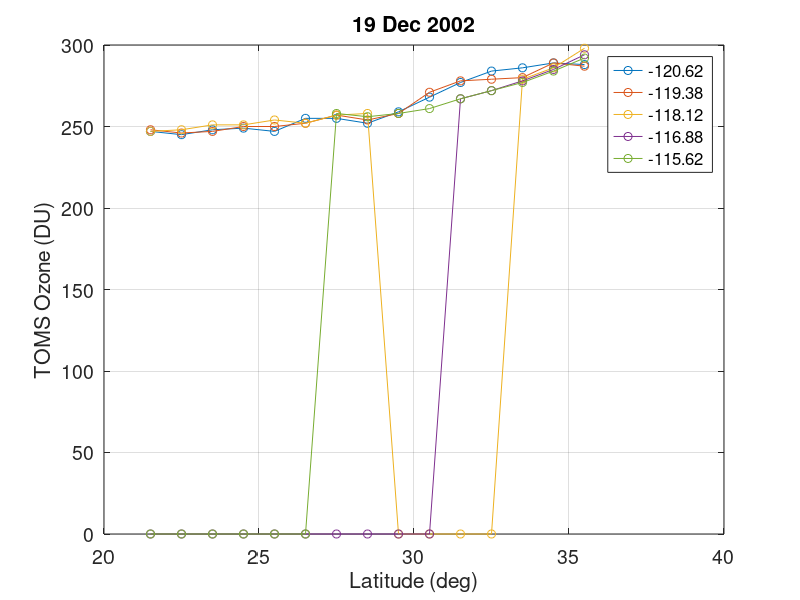

Write MATLAB code to recreate this figure. (Note: this script raises an error after producing the figure.)
%plot_TOMSozone_vs_lat.m
datestr='17 Dec 2002';
lonTOMS=[-128.125 -126.875 -125.625 -124.375 -123.125 -121.875 -120.625 -119.375 -118.125 ]; 
latTOMS=[33.5 34.5 35.5 36.5 37.5 38.5 39.5 40.5 41.5];
OzoneTOMS=[...
 265     264     265     261     259     261     265     267       0; 
 270     273     276     272     270     273     274     272     270; 
 283     284     287     286     282     282     280     279     283; 
 295     294     297     294     290     291     294     295     284; 
 311     307     310     304     298     306     311     301     295; 
 339     325     326     325     325     321     331     320     311; 
 351     344     348     339     342     338     341     337     334; 
 362     362     354     351     349     351     346     347     351; 
 363     371     363     358     358     358     356     353     351]; 

idxlatuse=[3:9];
idxlonuse=[3:8];

datestr='19 Dec 2002';
lonTOMS=[-120.625 -119.375 -118.125 -116.875 -115.625];
latTOMS=[21.5:1:35.5];
%following for 12/19/02
OzoneTOMS19=[...
  247     248     247       0       0; 
  245     246     248       0       0; 
  248     247     251       0       0; 
  249     250     251       0       0; 
  247     250     254       0       0; 
  255     252     252       0       0; 
  255     257     257       0     258; 
  252     254     258       0     256; 
  259     258       0       0     258; 
  268     271       0       0     261; 
  277     278       0     267     267; 
  284     279       0     272     272; 
  286     280     279     278     277; 
  289     289     286     285     284; 
  288     287     298     294     292;] 

idxlatuse=[1:15];
idxlonuse=[1:5];

%following for 12/20/02
OzoneTOMS20=[...                            
  248     248     245     246     247;
  251     249     249     249     249; 
  249     249     248     251     250; 
  251     248     248     248     248; 
  258     256     257     255     253; 
  263     260     258     258     260; 
  269     266     267     261     258; 
  277     278     274     274     269; 
  283     285     285     287     276; 
  288     292     293     299     283; 
  292     292     293     301     289; 
  294     296     299     298     293; 
  301     306     304     297     297; 
  311     315     308     304     300; 
  319     326     327     336     315;]
  
idxlatuse=[1:15];
idxlonuse=[1:5];

OzoneTOMS=OzoneTOMS19;

figure  
plot(latTOMS(idxlatuse),OzoneTOMS(idxlatuse,idxlonuse),'o-')
xlabel('Latitude (deg)','FontSize',14)
ylabel('TOMS Ozone (DU)','FontSize',14)
title(datestr,'FontSize',14)
set(gca,'FontSize',14)
grid on

legstr='';
for i=1:length(lonTOMS(idxlonuse)),
    legstr=[legstr;sprintf('%6.2f ',lonTOMS(idxlonuse(i)))];
end
lleg=legend(legstr);
set(lleg,'FontSize',12)
ht=text(35,370,'Longitude:');
set(ht,'FontSize',12)

%now read GH archive file and overplot
[numlines_info,info_sav,UTdechr,Latitude,Longitude,GPS_alt_km,Press_alt_km,Pressmb,...
	  Wvlnm,CWV_cm,CWVunc_cm,O3col_DU,cloud_flag,a2_polyfit,a1_polyfit,a0_polyfit,...
	  Taupart,Unctaup,mission_name,year,month,day,filename]=read_AATS14_GH_SOLVE2('c:\johnmatlab\AATS14_2002_archive\*.*');

hold on
plot(Latitude,O3col_DU,'co')
